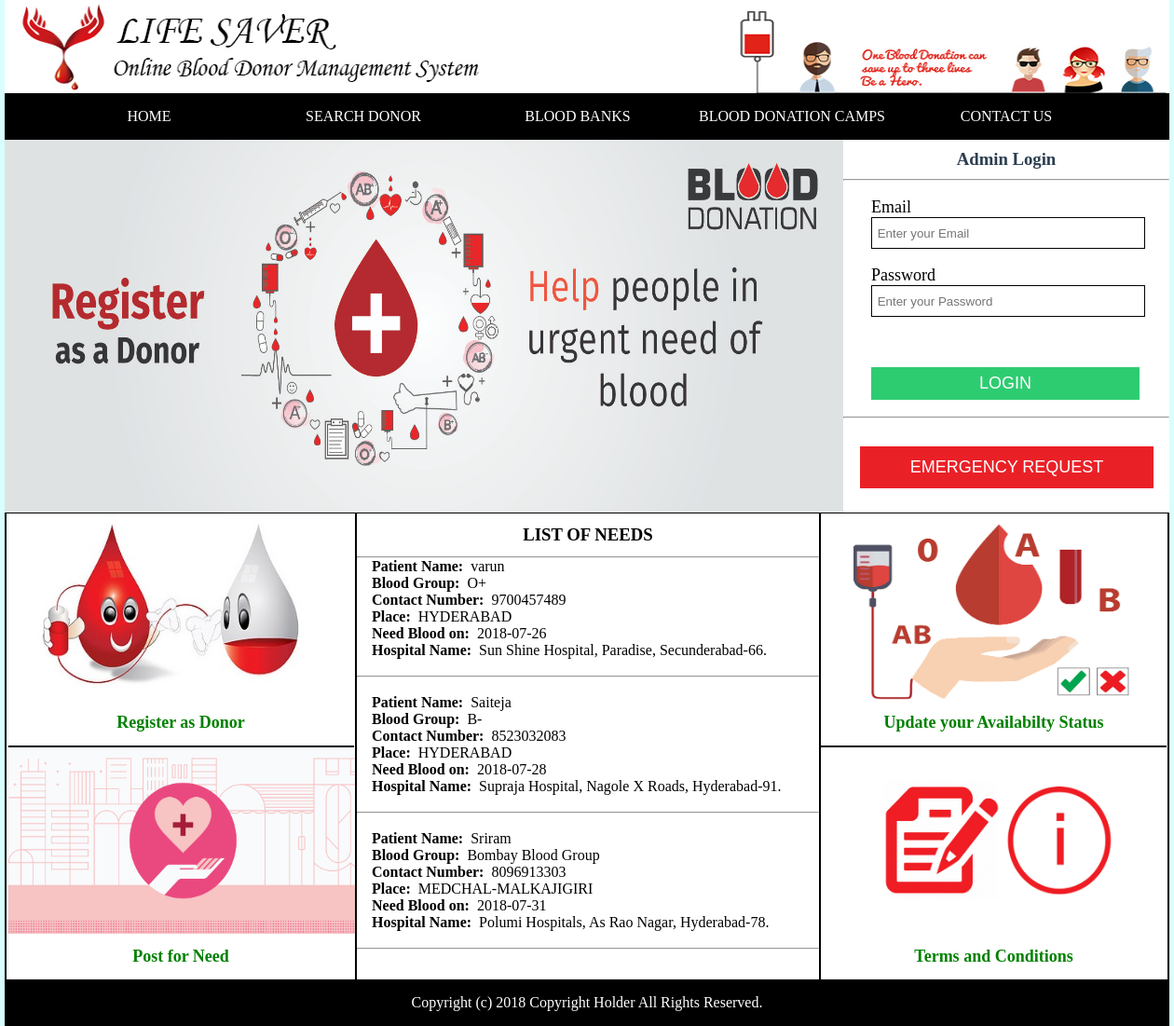
The page / on the database its author committed.
### tables this page shows
CREATE TABLE IF NOT EXISTS `post_need` (
  `id` int(11) NOT NULL,
  `postid` int(255) NOT NULL,
  `pname` varchar(255) NOT NULL,
  `bgroup` varchar(255) NOT NULL,
  `phone` varchar(255) NOT NULL,
  `place` varchar(255) NOT NULL,
  `dnob` date NOT NULL,
  `hname` varchar(255) NOT NULL
);

### index.php (the view, shortened to what this page needs)
<?php
$error="";
?>
<!DOCTYPE html>
<html lang="en">
<head>
  <link rel="stylesheet" href="css/homecss.css">
  <link rel="stylesheet" href="css/jquerycss.css" type="text/css" media="screen" />
</head>
<body>
<header>
  <img src="./img/he.jpg"/>
</header>
<nav>
    <ul>
      <a href="index.php"><li>HOME</li></a>
      <a href="search.php"><li>SEARCH DONOR</li></a>
      <a href="bbanks.php"><li>BLOOD BANKS</li></a>
      <a href="bcamps.php"><li>BLOOD DONATION CAMPS</li></a>
      <a href="contact.php"><li>CONTACT US</li></a>
    </ul>
</nav>
<div class="ban1">
  <div class="ban2">
    <img src="./img/baner.jpg"/>
  </div>
  <div class="ban3">
    <h3>Admin Login</h3>
      <hr>
    <form action="" method="post">
      <br>
      <label>Email</label>
      <br>
      <input type="text" name="ademail" placeholder=" Enter your Email" required />
      <br><br>
      <label>Password</label><br>
      <input type="password" name="adpwd" placeholder=" Enter your Password" required />
      <br><br>
	  <span style="color:red;"><?php echo $error ?></span><br><br>
      <input type="submit" name="alogin"  value="LOGIN"/>
      <br><br>
    </form>
    <hr>
    <a href="#ex1" rel="modal:open"><button>EMERGENCY REQUEST</button></a>
  </div>
</div>
<article>
  <aside>
     <a href="reg_don.php"><div class="redon">
        <img src="img/01.jpg" alt="register as donor"/>
        <h4>Register as Donor</h4>
     </div></a>
  <a href="post_need.php"><div class="pfn">
    <img src="img/02.jpg" alt="need blood"/>
    <h4>Post for Need</h4>
  </div></a>
</aside>
<div class="aside1">
  <div class="lon">
   <h3>LIST OF NEEDS</h3>
   <hr>
     <marquee direction="up" height="420px">
    <?php
	include("config.php");
	$selectdata = "SELECT pname,bgroup,phone,place,dnob,hname FROM post_need";
	$query = mysqli_query($con,$selectdata);
	while($row = mysqli_fetch_array($query))
    {
		echo "&nbsp &nbsp <b>Patient Name:</b> &nbsp".$row['pname']."<br>";
		echo "&nbsp &nbsp <b>Blood Group:</b> &nbsp".$row['bgroup']."<br>";
		echo "&nbsp &nbsp <b>Contact Number:</b> &nbsp".$row['phone']."<br>";
		echo "&nbsp &nbsp <b>Place:</b> &nbsp".$row['place']."<br>";
		echo "&nbsp &nbsp <b>Need Blood on:</b> &nbsp".$row['dnob']."<br>";
		echo "&nbsp &nbsp <b>Hospital Name:</b> &nbsp".$row['hname']."<br><br><hr><br>";
	}
	?>
    </marquee>
   </div>
</div>
<div class="aside2">
   <a href="up_avail.php"><div class="uysa">
     <img src="img/03.jpg" alt="Status"/>
     <h4>Update your Availabilty Status</h4>
   </div></a>
   <a href="term_cnd.php"><div class="tnc">
     <img src="img/04.jpg" alt="Terms and Conditions"/>
     <h4>Terms and Conditions</h4>
   </div></a>
</div>
</article>
<footer>
  <p>Copyright (c) 2018 Copyright Holder All Rights Reserved.</p>
</footer>
</body>
</html>

### css/homecss.css (style rules this page uses)
* { margin: 0px auto; padding: 0px auto; }
body { background-color: #d8fffc; }
header { height: 100px; width: 1250px; background-color: white; }
header img { height: 100px; width: 1250px; }
nav { height: 50px; width: 1250px; background-color: black; }
nav ul { list-style: none; text-align: center; }
nav ul a { float:left; text-decoration: none; width: 230px; color: white; line-height: 50px; }
.ban1 { height: 400px; width: 1250px; background-color: white; border-bottom: 1.5px solid black; }
.ban2 { height: 400px; width: 900px; background-color: gray; float: left; }
.ban2 img { height: 400px; width:900px; }
.ban3 { height: 400px; width: 350px; background-color: white; float: left; }
.ban3 h3 { text-align: center; margin-top: 10px; margin-bottom: 10px; color: #2c3e50; }
form { margin-left: 30px; }
.ban3 label { font-size: 18px; }
.ban3 input[type="text"] { height: 30px; width: 90%; border:1px solid black; }
.ban3 input[type="password"] { height: 30px; width: 90%; border:1px solid black; }
.ban3 input[type="submit"] { height: 35px; border: none; background-color: #2ecc71; font-size: 18px; cursor: pointer; color: white; width: 90%; }
button { cursor: pointer; height: 45px; width: 90%; margin-left: 18px; font-size: 18px; margin-top:30px; background-color: #EA2027; border: none; color: white; }
article { height: 500px; width: 1246px; background-color: #f9f9f9; border-left: 2px solid black; border-right: 2px solid black; }
aside { height: 500px; width: 374px; float: left; }
.aside1 { height: 500px; width: 496px; float: left; border-left: 2px solid black; border-right: 2px solid black; }
.aside2 { height: 500px; width: 371px; float: left; }
.redon { height: 249px; width: 371px; background-color: white; border-bottom: 1px solid black; }
a { text-decoration: none; }
.redon img { height: 200px; width: 300px; margin-left: 25px; }
.redon h4 { text-align: center; font-size: 18px; margin-top: 10px; color: green; }
.pfn { height: 249px; width: 371px; background-color: white; border-top: 1px solid black; }
.pfn img { height: 200px; width: 375px; }
.pfn h4 { text-align: center; font-size: 18px; margin-top: 10px; color: green; }
.lon { height: 500px; width: 496px; background-color: white; }
.lon h3 { padding: 12px; text-align: center; }
.uysa { height: 249px; width: 371px; background-color: white; border-bottom: 1px solid black; }
.uysa img { height: 200px; width: 300px; margin-left: 35px; }
.uysa h4 { text-align: center; font-size: 18px; margin-top: 10px; color: green; }
.tnc { height: 249px; width: 371px; background-color:white; border-top: 1px solid black; }
.tnc img { height: 200px; width: 300px; margin-left: 40px; }
.tnc h4 { text-align: center; font-size: 18px; margin-top: 10px; color: green; }
footer { height: 50px; width: 1250px; background-color: black; }
footer p { text-align: center; color: white; line-height: 50px; }

### rows shown on the page
post_need: pname "varun", bgroup "O+", phone "9700457489", place "HYDERABAD", dnob "2018-07-26", hname "Sun Shine Hospital, Paradise, Secunderabad-66."
post_need: pname "Saiteja", bgroup "B-", phone "8523032083", place "HYDERABAD", dnob "2018-07-28", hname "Supraja Hospital, Nagole X Roads, Hyderabad-91."
post_need: pname "Sriram", bgroup "Bombay Blood Group", phone "8096913303", place "MEDCHAL-MALKAJIGIRI", dnob "2018-07-31", hname "Polumi Hospitals, As Rao Nagar, Hyderabad-78."
